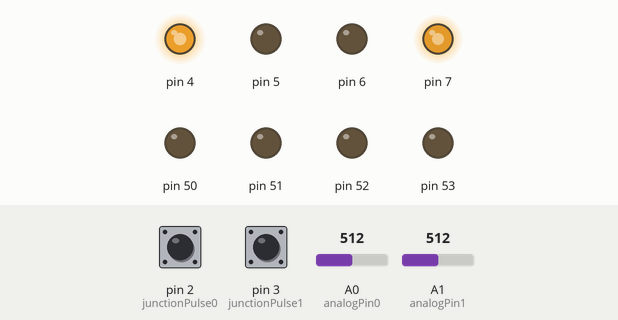
Recording of a sketch running on a simulated Arduino Mega 2560, built with avr-gcc and run on an emulated ATmega2560. On the bench: output pins drawn as LEDs (lit = HIGH). Inputs (shaded band) come from the test bench; at power-on: pin 2 (junctionPulse0) LOW, pin 3 (junctionPulse1) LOW, A0 (analogPin0) = 512, A1 (analogPin1) = 512. What the sketch prints to the serial monitor is not drawn.

Above: at 0.1 s.
Timing chart, 0 to 1.6 s (numbered marks = the images above):
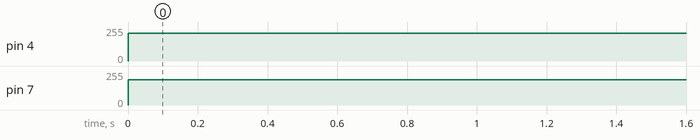

Measured:
- by itself, pin 4: 0/255 → 209/255 at 0.00 s
- by itself, pin 7: 0/255 → 191/255 at 0.00 s

The sketch:

roboconanalog2lsa.ino
```cpp
# define fdir1 50
# define fbrk1 46
# define fpwm1 4
# define fdir2 51
# define fbrk2 47
# define fpwm2 5
# define bdir1 52
# define bbrk1 48
# define bpwm1 6
# define bdir2 53
# define bpwm2 7
# define bbrk2 49
#define gnd1 22
#define gnd2 23
#define gnd3 24
#define gnd4 25
#define gnd5 26

const int junctionPulse0=2;
const int junctionPulse1=3;
const int analogPin0 =A0;
const int analogPin1 =A1;
const int motorSpeed=200;
const int Kp=3;
void setup() {

  pinMode(gnd1,OUTPUT);
  pinMode(gnd2,OUTPUT);
  pinMode(gnd3,OUTPUT);
  pinMode(gnd4,OUTPUT);
  pinMode(gnd5,OUTPUT);


  pinMode(junctionPulse0,INPUT);
  pinMode(junctionPulse1,INPUT);

  attachInterrupt(digitalPinToInterrupt(junctionPulse0), brk0, RISING);
  attachInterrupt(digitalPinToInterrupt(junctionPulse1), brk1, RISING);


for(byte i=4;i<=7;i++){

    pinMode(i,OUTPUT);

    }


  for(byte i=46;i<=53;i++){

    pinMode(i,OUTPUT);

    }
digitalWrite(50,LOW);// forward
 digitalWrite(53,LOW);
 digitalWrite(51,LOW); //left
  digitalWrite(52,LOW);
  digitalWrite(gnd1,LOW);
 digitalWrite(gnd2,LOW);
digitalWrite(gnd3,LOW);
digitalWrite(gnd4,LOW);
digitalWrite(gnd5,LOW);


}

void loop() {

 Serial.begin(9600);
 pinMode(fbrk1,LOW);
 pinMode(bbrk2,LOW);
pinMode(fbrk2,LOW);
 pinMode(bbrk1,LOW);


int readVal0,readVal1, positionVal0,positionVal1;
  readVal0 = analogRead(analogPin0);    // Read value from analog pin
  readVal1=  analogRead(analogPin1);
  // Convert voltage level into line position value
  positionVal0 = ((float)readVal0/921)*70;
  positionVal1 = ((float)readVal1/921)*70;
  Serial.println(positionVal0);
  Serial.println(positionVal1);


 if(positionVal0>5){

  digitalWrite(fbrk1,LOW);
  digitalWrite(bbrk2,LOW);
  digitalWrite(fbrk2,HIGH);
  digitalWrite(bbrk1,HIGH);

   int error = Kp*(positionVal0-35);
  int leftMotorSpeed=motorSpeed - error;
  int rightMotorSpeed=motorSpeed + error;

move(leftMotorSpeed,rightMotorSpeed,fpwm1,bpwm2);

}


if(positionVal0<5&&positionVal0>5){

  digitalWrite(fbrk1,HIGH);
  digitalWrite(bbrk2,HIGH);
  digitalWrite(fbrk2,LOW);
  digitalWrite(bbrk1,LOW);

   int error = positionVal1-35;
  int leftMotorSpeed=motorSpeed - error;
  int rightMotorSpeed=motorSpeed + error;


move(leftMotorSpeed,rightMotorSpeed,fpwm2,bpwm1);

}

if(positionVal0<5&&positionVal1<5){
  brk0();
  brk1();

  }

}


void move(int leftMotor,int rightMotor,int pwm1 ,int pwm2 ) {

  if(leftMotor>0&&rightMotor>0){
  analogWrite(pwm1,rightMotor);
  analogWrite(pwm2,leftMotor);

  }
  if(rightMotor<0){
  analogWrite(pwm1,0);
  analogWrite(pwm2,leftMotor);

  }
  if(leftMotor<0){
  analogWrite(pwm1,rightMotor);
  analogWrite(pwm2,0);
  }


}

void brk0(){
  delay(500);
  digitalWrite(fbrk1,HIGH);
  digitalWrite(bbrk2,HIGH);
  delay(50);
  }

  void brk1(){
    delay(500);
  digitalWrite(fbrk2,HIGH);
  digitalWrite(bbrk1,HIGH);
    delay(50);

    }
```
